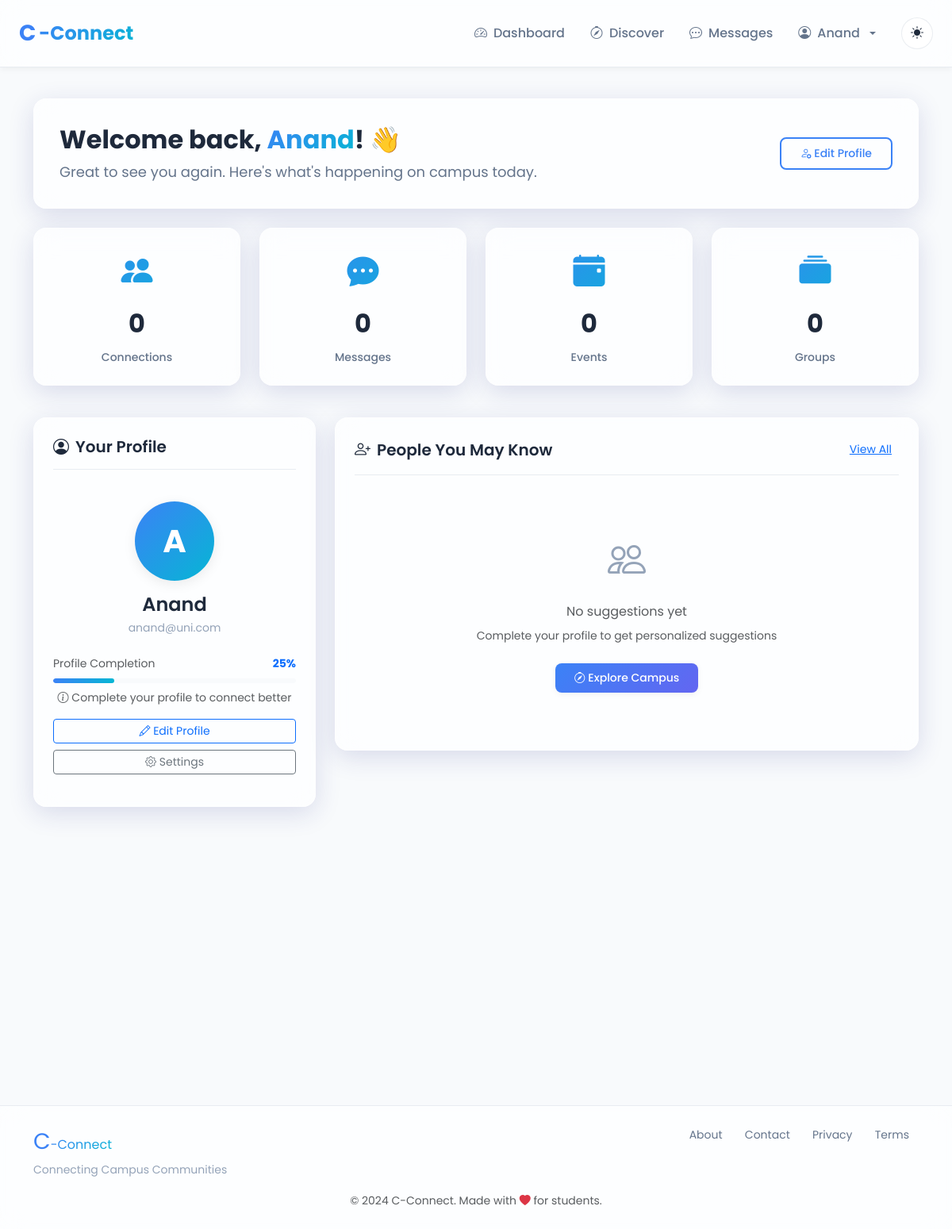
Page /dashboard (signed in) on the committed database.
### models.py (models this page shows, shortened)
class User(UserMixin, db.Model):
    id = db.Column(db.Integer, primary_key=True, autoincrement=True)  # Unique identifier
    username = db.Column(db.String(100), nullable=False)  # Name of the user (later can add this unique if needed)
    email = db.Column(db.String(120), nullable=False, unique=True)  # Email of the user
    password = db.Column(db.String(200), nullable=False)  # Passwords not hashed yet (done in setup_db.py)
    created_at = db.Column(db.DateTime, default=db.func.now())  # Timestamp of account creation
    last_login = db.Column(db.DateTime, nullable=True)  # Timestamp of last login
    pass

### blueprints/main/routes.py (the view)
@main.route('/dashboard')
@login_required  # Restricts access to logged-in users only
def dashboard():
    return render_template('main/dashboard.html', username=current_user.username)

### blueprints/auth/__init__.py (called while the page is built)
@login_manager.user_loader
def load_user(user_id):
    from models import User  # Importing User model for querying  (import here to avoid circular imports)
    return User.query.get(int(user_id))

@auth.after_app_request
def add_header(response):
    if current_user.is_authenticated and request.blueprint == 'auth':
        response.headers['Cache-Control'] = 'no-store, no-cache, must-revalidate, post-check=0, pre-check=0, max-age=0'
        response.headers['Pragma'] = 'no-cache'
        response.headers['Expires'] = '-1'
    return response

### blueprints/main/templates/main/dashboard.html (shortened to what this page needs)
{% extends "base.html" %}
{% block body %}
<div class="dashboard-container">
    <div class="container py-4">
        <div class="welcome-banner glass-card mb-4 animate-on-scroll">
            <div class="row align-items-center">
                <div class="col-md-8">
                    <h1 class="welcome-title">
                        Welcome back, <span class="text-gradient">{{ username }}</span>! 👋
                    </h1>
                    <p class="welcome-subtitle">
                        Great to see you again. Here's what's happening on campus today.
                    </p>
                </div>
                <div class="col-md-4 text-md-end">
                    <a href="{{ url_for('auth.profile') }}" class="btn btn-outline-custom btn-sm">
                        <i class="bi bi-person-gear"></i> Edit Profile
                    </a>
                </div>
            </div>
        </div>
        <div class="row mb-4">
            <div class="col-md-3 col-sm-6 mb-3 animate-on-scroll">
                <div class="stat-card glass-card">
                    <div class="stat-icon"><i class="bi bi-people-fill"></i></div>
                    <div class="stat-value">0</div>
                    <div class="stat-label">Connections</div>
                </div>
            </div>
            <div class="col-md-3 col-sm-6 mb-3 animate-on-scroll">
                <div class="stat-card glass-card">
                    <div class="stat-icon"><i class="bi bi-chat-dots-fill"></i></div>
                    <div class="stat-value">0</div>
                    <div class="stat-label">Messages</div>
                </div>
            </div>
            <div class="col-md-3 col-sm-6 mb-3 animate-on-scroll">
                <div class="stat-card glass-card">
                    <div class="stat-icon"><i class="bi bi-calendar-event-fill"></i></div>
                    <div class="stat-value">0</div>
                    <div class="stat-label">Events</div>
                </div>
            </div>
            <div class="col-md-3 col-sm-6 mb-3 animate-on-scroll">
                <div class="stat-card glass-card">
                    <div class="stat-icon"><i class="bi bi-collection-fill"></i></div>
                    <div class="stat-value">0</div>
                    <div class="stat-label">Groups</div>
                </div>
            </div>
        </div>
        <div class="row">
            <div class="col-lg-4 mb-4">
                <div class="dashboard-card glass-card animate-on-scroll">
                    <div class="card-header-custom">
                        <h5 class="card-title-custom">
                            <i class="bi bi-person-circle me-2"></i>Your Profile
                        </h5>
                    </div>
                    <div class="profile-summary text-center">
                        <div class="avatar-placeholder">{{ username[0].upper() }}</div>
                        <h4 class="profile-name">{{ username }}</h4>
                        <p class="profile-email">{{ current_user.email }}</p>
                        <div class="profile-completion">
                            <div class="d-flex justify-content-between mb-2">
                                <span class="text-muted small">Profile Completion</span>
                                <span class="text-primary small fw-bold">25%</span>
                            </div>
                            <div class="progress">
                                <div class="progress-bar" role="progressbar" style="width: 25%"></div>
                            </div>
                            <p class="text-muted small mt-2">
                                <i class="bi bi-info-circle"></i> Complete your profile to connect better
                            </p>
                        </div>
                        <div class="mt-3">
                            <a href="{{ url_for('auth.profile') }}" class="btn btn-sm btn-outline-primary w-100 mb-2">
                                <i class="bi bi-pencil"></i> Edit Profile
                            </a>
                            <a href="{{ url_for('main.settings') }}" class="btn btn-sm btn-outline-secondary w-100">
                                <i class="bi bi-gear"></i> Settings
                            </a>
                        </div>
                    </div>
                </div>
            </div>
            <div class="col-lg-8">
                <div class="dashboard-card glass-card mb-4 animate-on-scroll">
                    <div class="card-header-custom">
                        <h5 class="card-title-custom">
                            <i class="bi bi-person-plus me-2"></i>People You May Know
                        </h5>
                        <a href="{{ url_for('main.discover') }}" class="btn btn-sm btn-link">View All</a>
                    </div>
                    <div class="empty-state text-center">
                        <i class="bi bi-people" style="font-size: 3rem; color: var(--text-muted);"></i>
                        <p class="text-muted mt-3 mb-2">No suggestions yet</p>
                        <p class="text-muted small">Complete your profile to get personalized suggestions</p>
                        <a href="{{ url_for('main.discover') }}" class="btn btn-primary-custom btn-sm mt-2">
                            <i class="bi bi-compass"></i> Explore Campus
                        </a>
                    </div>
                </div>
            </div>
        </div>
    </div>
</div>
{% endblock %}

### templates/base.html (shortened to what this page needs)
<!DOCTYPE html>
<html lang="en">
<head>
    <link href="https://cdn.jsdelivr.net/npm/bootstrap@5.3.2/dist/css/bootstrap.min.css" rel="stylesheet">
    <link rel="stylesheet" href="https://cdn.jsdelivr.net/npm/bootstrap-icons@1.11.1/font/bootstrap-icons.css">
    <link rel="stylesheet" href="{{ url_for('static', filename='css/global.css') }}">
</head>
<body>
    <nav class="navbar navbar-expand-lg navbar-glass fixed-top">
        <div class="container-fluid px-4">
            <a class="navbar-brand brand-logo" href="{{ url_for('main.home') }}">
                <span class="brand-c">C</span><span class="brand-connect">-Connect</span>
            </a>
            <div class="collapse navbar-collapse" id="navbarNav">
                <ul class="navbar-nav ms-auto align-items-center">
                    {% if current_user.is_authenticated %}
                        <li class="nav-item">
                            <a class="nav-link" href="{{ url_for('main.dashboard') }}">
                                <i class="bi bi-speedometer2"></i> Dashboard
                            </a>
                        </li>
                        <li class="nav-item">
                            <a class="nav-link" href="{{ url_for('main.discover') }}">
                                <i class="bi bi-compass"></i> Discover
                            </a>
                        </li>
                        <li class="nav-item">
                            <a class="nav-link" href="{{ url_for('main.messages') }}">
                                <i class="bi bi-chat-dots"></i> Messages
                            </a>
                        </li>
                        <li class="nav-item dropdown">
                            <a class="nav-link dropdown-toggle" href="#" role="button" data-bs-toggle="dropdown">
                                <i class="bi bi-person-circle"></i> {{ current_user.username }}
                            </a>
                        </li>
                    {% endif %}
                    <li class="nav-item ms-3">
                        <button class="btn btn-theme-toggle" id="themeToggle" title="Toggle theme">
                            <i class="bi bi-sun-fill" id="themeIcon"></i>
                        </button>
                    </li>
                </ul>
            </div>
        </div>
    </nav>
    <main class="main-content">
        {% block body %}{% endblock %}
    </main>
    <footer class="footer-glass mt-5">
        <div class="container py-4">
            <div class="row">
                <div class="col-md-6 text-center text-md-start mb-3 mb-md-0">
                    <span class="brand-c">C</span><span class="brand-connect">-Connect</span>
                    <p class="footer-tagline mb-0">Connecting Campus Communities</p>
                </div>
                <div class="col-md-6 text-center text-md-end">
                    <a href="{{ url_for('main.about') }}" class="footer-link">About</a>
                    <a href="{{ url_for('main.contact') }}" class="footer-link">Contact</a>
                    <a href="#" class="footer-link">Privacy</a>
                    <a href="#" class="footer-link">Terms</a>
                </div>
            </div>
            <div class="row mt-3">
                <div class="col text-center">
                    <small class="text-muted">&copy; 2024 C-Connect. Made with <i class="bi bi-heart-fill text-danger"></i> for students.</small>
                </div>
            </div>
        </div>
    </footer>
</body>
</html>

### static/css/global.css (style rules this page uses)
:root { --primary-color: #3b82f6; --primary-hover: #2563eb; --secondary-color: #6366f1; --accent-color: #06b6d4; --bg-primary: #ffffff; --bg-secondary: #f8fafc; --bg-glass: rgba(255, 255, 255, 0.7); --bg-glass-hover: rgba(255, 255, 255, 0.85); --text-primary: #1e293b; --text-secondary: #64748b; --text-muted: #94a3b8; --border-color: rgba(148, 163, 184, 0.2); --shadow-sm: 0 2px 8px rgba(0, 0, 0, 0.05); --shadow-md: 0 4px 16px rgba(0, 0, 0, 0.08); --shadow-lg: 0 8px 32px rgba(0, 0, 0, 0.12); --glass-border: rgba(255, 255, 255, 0.3); --glass-shadow: 0 8px 32px 0 rgba(31, 38, 135, 0.15); }
* { margin: 0; padding: 0; box-sizing: border-box; }
body { font-family: 'Poppins', -apple-system, BlinkMacSystemFont, 'Segoe UI', sans-serif; background: var(--bg-secondary); color: var(--text-primary); transition: background 0.3s ease, color 0.3s ease; overflow-x: hidden; }
body, .navbar-glass, .glass-card, .glass-dropdown { transition: all 0.3s ease; }
.glass-card { background: var(--bg-glass); backdrop-filter: blur(16px) saturate(180%); -webkit-backdrop-filter: blur(16px) saturate(180%); border: 1px solid var(--glass-border); border-radius: 16px; box-shadow: var(--glass-shadow); transition: all 0.3s ease; }
.navbar-glass { background: var(--bg-glass) !important; backdrop-filter: blur(16px) saturate(180%); -webkit-backdrop-filter: blur(16px) saturate(180%); border-bottom: 1px solid var(--border-color); box-shadow: var(--shadow-sm); padding: 1rem 0; }
.brand-logo { font-size: 1.5rem; font-weight: 700; text-decoration: none; display: flex; align-items: center; gap: 0.25rem; }
.brand-c { color: var(--primary-color); font-size: 1.75rem; }
.brand-connect { color: var(--text-primary); background: linear-gradient(135deg, var(--primary-color), var(--accent-color)); -webkit-background-clip: text; -webkit-text-fill-color: transparent; background-clip: text; }
.nav-link { color: var(--text-secondary) !important; font-weight: 500; padding: 0.5rem 1rem !important; border-radius: 8px; transition: all 0.3s ease; display: flex; align-items: center; gap: 0.5rem; }
.btn-primary-custom { background: linear-gradient(135deg, var(--primary-color), var(--secondary-color)); border: none; color: white; padding: 0.5rem 1.5rem; border-radius: 8px; font-weight: 500; transition: all 0.3s ease; box-shadow: var(--shadow-sm); }
.btn-outline-custom { background: transparent; border: 2px solid var(--primary-color); color: var(--primary-color); padding: 0.5rem 1.5rem; border-radius: 8px; font-weight: 500; transition: all 0.3s ease; }
.btn-theme-toggle { background: var(--bg-glass); border: 1px solid var(--border-color); color: var(--text-primary); width: 40px; height: 40px; border-radius: 50%; display: flex; align-items: center; justify-content: center; transition: all 0.3s ease; }
.main-content { min-height: calc(100vh - 200px); padding-top: 100px; padding-bottom: 3rem; }
.footer-glass { background: var(--bg-glass); backdrop-filter: blur(16px) saturate(180%); -webkit-backdrop-filter: blur(16px) saturate(180%); border-top: 1px solid var(--border-color); margin-top: auto; }
.footer-tagline { font-size: 0.875rem; color: var(--text-muted); margin-top: 0.25rem; }
.footer-link { color: var(--text-secondary); text-decoration: none; margin: 0 0.75rem; font-size: 0.875rem; transition: color 0.3s ease; }
.text-gradient { background: linear-gradient(135deg, var(--primary-color), var(--accent-color)); -webkit-background-clip: text; -webkit-text-fill-color: transparent; background-clip: text; }
.animate-on-scroll { opacity: 0; transform: translateY(20px); transition: opacity 0.6s ease, transform 0.6s ease; }
.animate-on-scroll.animate-in { opacity: 1; transform: translateY(0); }

### rows in the picture
User: username "Anand", username "A", email "anand@uni.com"
